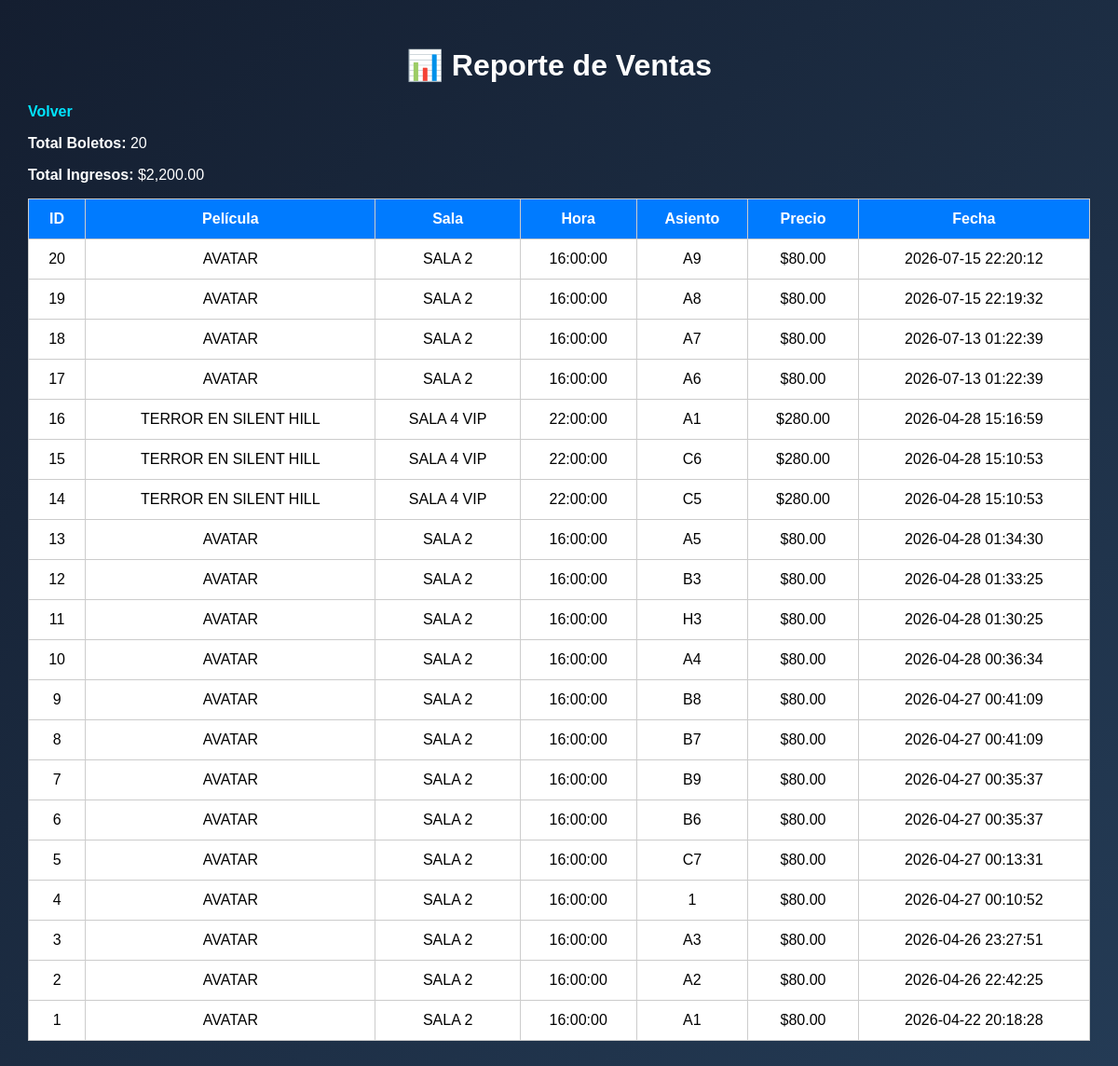
Page /reporte_ventas.php (signed in) on the committed database.
### tables this page shows
CREATE TABLE `boletos` (
  `id` int(11) NOT NULL,
  `cliente_id` int(11) DEFAULT NULL,
  `funcion_id` int(11) DEFAULT NULL,
  `asiento` varchar(10) DEFAULT NULL,
  `fecha_compra` timestamp NOT NULL DEFAULT current_timestamp(),
  `id_compra` varchar(50) DEFAULT NULL,
  `precio` decimal(10,2) DEFAULT NULL
);

CREATE TABLE `peliculas` (
  `id` int(11) NOT NULL,
  `titulo` varchar(100) DEFAULT NULL,
  `genero` varchar(50) DEFAULT NULL,
  `duracion` int(11) DEFAULT NULL,
  `clasificacion` varchar(10) DEFAULT NULL
);

CREATE TABLE `salas` (
  `id` int(11) NOT NULL,
  `nombre` varchar(50) DEFAULT NULL,
  `capacidad` int(11) DEFAULT NULL
);

CREATE TABLE `funciones` (
  `id_compra` varchar(50) NOT NULL,
  `id` int(11) NOT NULL,
  `pelicula_id` int(11) DEFAULT NULL,
  `sala_id` int(11) DEFAULT NULL,
  `fecha` date DEFAULT NULL,
  `hora` time DEFAULT NULL,
  `precio` decimal(10,2) DEFAULT NULL
);

### reporte_ventas.php (the view, shortened to what this page needs)
<?php
include("conexion.php");
$res1 = mysqli_query($conexion,
"SELECT COUNT(*) AS total FROM boletos");
$tb = mysqli_fetch_assoc($res1);
$res2 = mysqli_query($conexion,
"SELECT SUM(funciones.precio) AS total
FROM boletos
INNER JOIN funciones
ON boletos.funcion_id = funciones.id");
$ti = mysqli_fetch_assoc($res2);
$sql = "SELECT boletos.id,
               peliculas.titulo,
               salas.nombre,
               funciones.hora,
               funciones.precio,
               boletos.asiento,
               boletos.fecha_compra
FROM boletos
INNER JOIN funciones
ON boletos.funcion_id = funciones.id
INNER JOIN peliculas
ON funciones.pelicula_id = peliculas.id
INNER JOIN salas
ON funciones.sala_id = salas.id
ORDER BY boletos.id DESC";
$resultado = mysqli_query($conexion, $sql);
?>
<!DOCTYPE html>
<html lang="es">
<head>
<link rel="stylesheet" href="estilos.css">
</head>
<body>
<div class="container">
<h1>📊 Reporte de Ventas</h1>
<a href="dashboard.php">Volver</a>
<p><strong>Total Boletos:</strong>
<?php echo $tb['total']; ?></p>
<p><strong>Total Ingresos:</strong>
$<?php echo number_format($ti['total'] ?? 0,2); ?></p>
<table>
<tr>
<th>ID</th>
<th>Película</th>
<th>Sala</th>
<th>Hora</th>
<th>Asiento</th>
<th>Precio</th>
<th>Fecha</th>
</tr>
<?php while($fila = mysqli_fetch_assoc($resultado)){ ?>
<tr>
<td><?php echo $fila['id']; ?></td>
<td><?php echo $fila['titulo']; ?></td>
<td><?php echo $fila['nombre']; ?></td>
<td><?php echo $fila['hora']; ?></td>
<td><?php echo $fila['asiento']; ?></td>
<td>$<?php echo $fila['precio']; ?></td>
<td><?php echo $fila['fecha_compra']; ?></td>
</tr>
<?php } ?>
</table>
</div>
</body>
</html>

### estilos.css (style rules this page uses)
body { font-family: Arial, sans-serif; background: linear-gradient(135deg,#141e30,#243b55); color:white; margin:0; padding:30px; }
h1,h2 { text-align:center; }
a { color:#00e5ff; text-decoration:none; font-weight:bold; }
table { width:100%; background:white; color:black; border-collapse:collapse; }
th,td { padding:12px; border:1px solid #ccc; text-align:center; }
th { background:#007bff; color:white; }

### rows in the picture
boletos: id "20", peliculas.titulo "AVATAR", salas.nombre "SALA 2", funcion.hora "16:00:00", asiento "A9", funcion.precio "80.00", fecha_compra "2026-07-15 22:20:12"
boletos: id "19", peliculas.titulo "AVATAR", salas.nombre "SALA 2", funcion.hora "16:00:00", asiento "A8", funcion.precio "80.00", fecha_compra "2026-07-15 22:19:32"
boletos: id "18", peliculas.titulo "AVATAR", salas.nombre "SALA 2", funcion.hora "16:00:00", asiento "A7", funcion.precio "80.00", fecha_compra "2026-07-13 01:22:39"
boletos: id "17", peliculas.titulo "AVATAR", salas.nombre "SALA 2", funcion.hora "16:00:00", asiento "A6", funcion.precio "80.00", fecha_compra "2026-07-13 01:22:39"
boletos: id "16", peliculas.titulo "TERROR EN SILENT HILL", salas.nombre "SALA 4 VIP", funcion.hora "22:00:00", asiento "A1", funcion.precio "280.00", fecha_compra "2026-04-28 15:16:59"
boletos: id "15", peliculas.titulo "TERROR EN SILENT HILL", salas.nombre "SALA 4 VIP", funcion.hora "22:00:00", asiento "C6", funcion.precio "280.00", fecha_compra "2026-04-28 15:10:53"
boletos: id "14", peliculas.titulo "TERROR EN SILENT HILL", salas.nombre "SALA 4 VIP", funcion.hora "22:00:00", asiento "C5", funcion.precio "280.00", fecha_compra "2026-04-28 15:10:53"
boletos: id "13", peliculas.titulo "AVATAR", salas.nombre "SALA 2", funcion.hora "16:00:00", asiento "A5", funcion.precio "80.00", fecha_compra "2026-04-28 01:34:30"
boletos: id "12", peliculas.titulo "AVATAR", salas.nombre "SALA 2", funcion.hora "16:00:00", asiento "B3", funcion.precio "80.00", fecha_compra "2026-04-28 01:33:25"
boletos: id "11", peliculas.titulo "AVATAR", salas.nombre "SALA 2", funcion.hora "16:00:00", asiento "H3", funcion.precio "80.00", fecha_compra "2026-04-28 01:30:25"
boletos: id "10", peliculas.titulo "AVATAR", salas.nombre "SALA 2", funcion.hora "16:00:00", asiento "A4", funcion.precio "80.00", fecha_compra "2026-04-28 00:36:34"
boletos: id "9", peliculas.titulo "AVATAR", salas.nombre "SALA 2", funcion.hora "16:00:00", asiento "B8", funcion.precio "80.00", fecha_compra "2026-04-27 00:41:09"
boletos: id "8", peliculas.titulo "AVATAR", salas.nombre "SALA 2", funcion.hora "16:00:00", asiento "B7", funcion.precio "80.00", fecha_compra "2026-04-27 00:41:09"
boletos: id "7", peliculas.titulo "AVATAR", salas.nombre "SALA 2", funcion.hora "16:00:00", asiento "B9", funcion.precio "80.00", fecha_compra "2026-04-27 00:35:37"
boletos: id "6", peliculas.titulo "AVATAR", salas.nombre "SALA 2", funcion.hora "16:00:00", asiento "B6", funcion.precio "80.00", fecha_compra "2026-04-27 00:35:37"
boletos: id "5", peliculas.titulo "AVATAR", salas.nombre "SALA 2", funcion.hora "16:00:00", asiento "C7", funcion.precio "80.00", fecha_compra "2026-04-27 00:13:31"
boletos: id "4", peliculas.titulo "AVATAR", salas.nombre "SALA 2", funcion.hora "16:00:00", asiento "1", funcion.precio "80.00", fecha_compra "2026-04-27 00:10:52"
boletos: id "3", peliculas.titulo "AVATAR", salas.nombre "SALA 2", funcion.hora "16:00:00", asiento "A3", funcion.precio "80.00", fecha_compra "2026-04-26 23:27:51"
boletos: id "2", peliculas.titulo "AVATAR", salas.nombre "SALA 2", funcion.hora "16:00:00", asiento "A2", funcion.precio "80.00", fecha_compra "2026-04-26 22:42:25"
boletos: id "1", peliculas.titulo "AVATAR", salas.nombre "SALA 2", funcion.hora "16:00:00", asiento "A1", funcion.precio "80.00", fecha_compra "2026-04-22 20:18:28"

### other values in the picture
$tb['total'] "20"
$ti['total'] "2,200.00"
